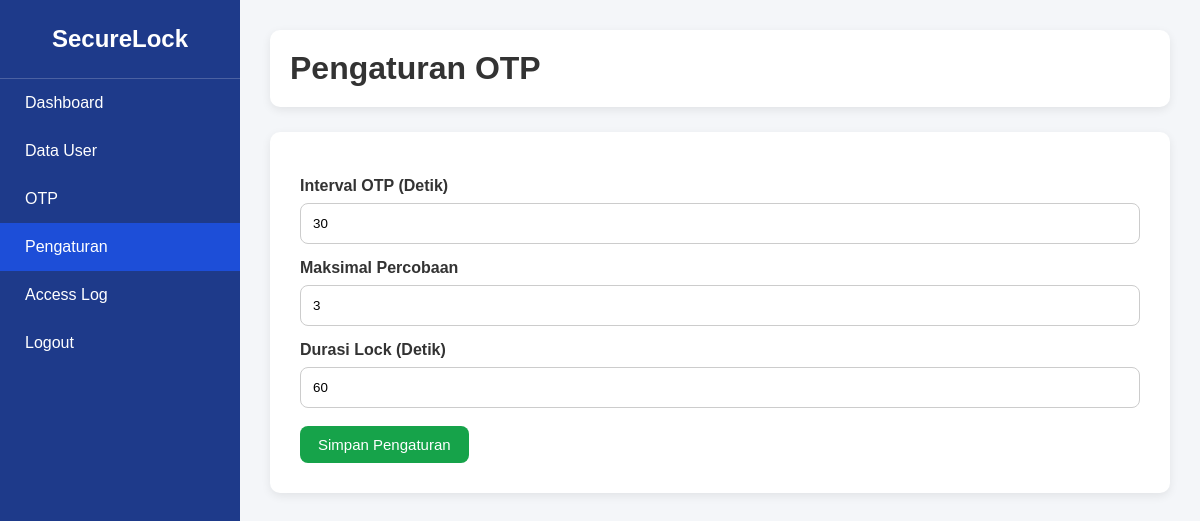
Screenshot of /setting.php (signed in) with the database file from the repository.
### tables this page shows
CREATE TABLE otp_settings (
    id INT AUTO_INCREMENT PRIMARY KEY,
    otp_interval INT NOT NULL DEFAULT 30,
    max_attempt INT NOT NULL DEFAULT 3,
    lock_duration INT NOT NULL DEFAULT 60
);

### setting.php (the view, shortened to what this page needs)
<?php
include "koneksi.php";
$query = mysqli_query($conn,"SELECT * FROM otp_settings LIMIT 1");
$data = mysqli_fetch_assoc($query);
?>
<!DOCTYPE html>
<html lang="id">
<head>
<link rel="stylesheet" href="css/style.css">
</head>
<body>
<div class="sidebar">
<h2>SecureLock</h2>
<a href="dashboard.php">Dashboard</a>
<a href="user.php">Data User</a>
<a href="otp.php">OTP</a>
<a href="setting.php" class="active">Pengaturan</a>
<a href="access_log.php">Access Log</a>
<a href="logout.php">Logout</a>
</div>
<div class="main">
<div class="topbar">
<h1>Pengaturan OTP</h1>
</div>
<div class="form-box">
<form method="POST">
<label>Interval OTP (Detik)</label>
<input
type="number"
name="otp_interval"
value="<?php echo $data['otp_interval']; ?>"
min="10"
required>
<label>Maksimal Percobaan</label>
<input
type="number"
name="max_attempt"
value="<?php echo $data['max_attempt']; ?>"
min="1"
required>
<label>Durasi Lock (Detik)</label>
<input
type="number"
name="lock_duration"
value="<?php echo $data['lock_duration']; ?>"
min="10"
required>
<br><br>
<button
type="submit"
name="simpan"
class="btn btn-success">
Simpan Pengaturan
</button>
</form>
</div>
</div>
</body>
</html>

### css/style.css (style rules this page uses)
* { margin:0; padding:0; box-sizing:border-box; font-family:Poppins, Arial, sans-serif; }
body { background:#f4f6f9; color:#333; }
a { text-decoration:none; }
.sidebar { width:240px; height:100vh; background:#1e3a8a; position:fixed; left:0; top:0; overflow:auto; }
.sidebar h2 { color:white; text-align:center; padding:25px 10px; border-bottom:1px solid rgba(255,255,255,.2); }
.sidebar a { display:block; color:white; padding:15px 25px; transition:.3s; }
.sidebar .active { background:#1d4ed8; }
.main { margin-left:240px; padding:30px; }
.topbar { background:white; padding:20px; display:flex; justify-content:space-between; align-items:center; border-radius:10px; box-shadow:0 3px 10px rgba(0,0,0,.08); margin-bottom:25px; }
.form-box { background:white; padding:30px; border-radius:10px; box-shadow:0 3px 10px rgba(0,0,0,.08); }
label { display:block; margin-top:15px; margin-bottom:8px; font-weight:bold; }
input, select { width:100%; padding:12px; border:1px solid #ccc; border-radius:8px; outline:none; }
button, .btn { display:inline-block; padding:10px 18px; border:none; border-radius:8px; cursor:pointer; color:white; font-size:15px; transition:.3s; }
.btn-success { background:#16a34a; }
button { background:#1e3a8a; }

### rows the page displays
otp_settings: otp_interval "30", max_attempt "3", lock_duration "60"
